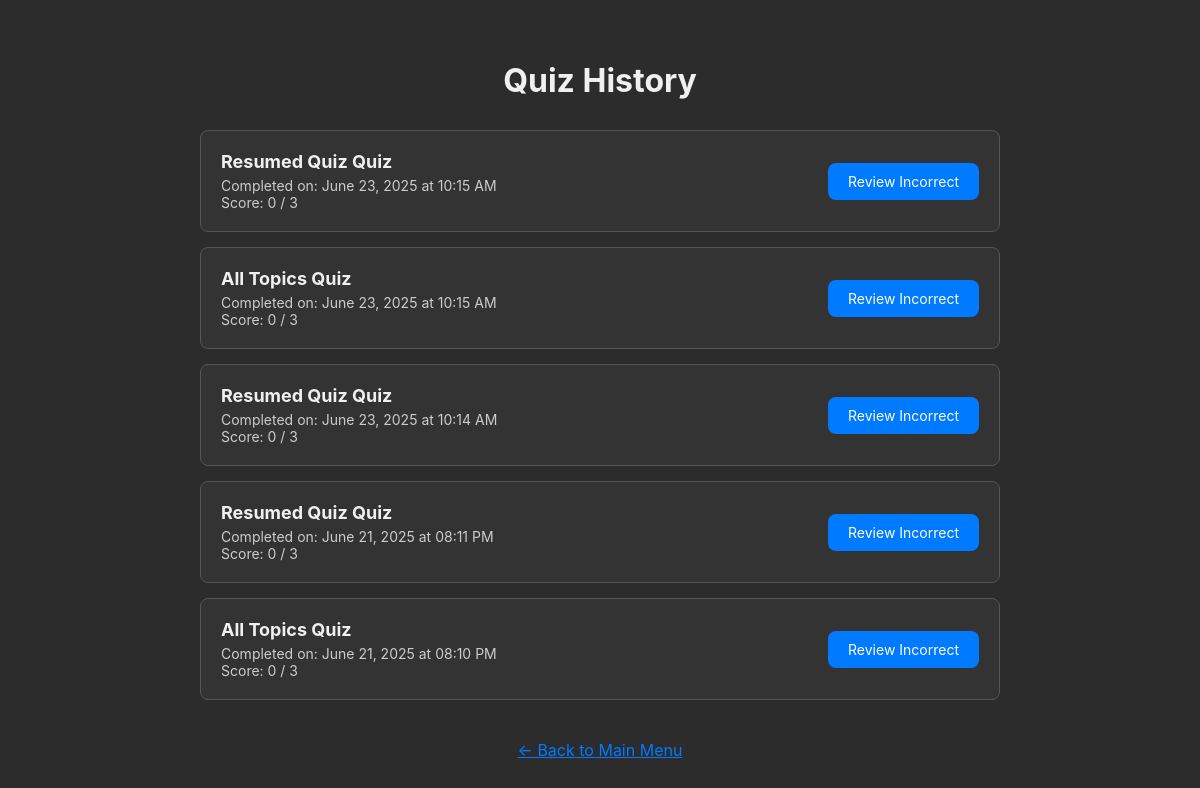
The app's page /history (signed in) with its own data.
### app.py (models this page shows)
class QuizHistory(db.Model):
    id = db.Column(db.Integer, primary_key=True)
    user_id = db.Column(db.Integer, db.ForeignKey('user.id'), nullable=False)
    score = db.Column(db.Integer, nullable=False)
    total_questions = db.Column(db.Integer, nullable=False)
    date_taken = db.Column(db.DateTime, server_default=db.func.now())
    topic = db.Column(db.String(100))
    attempts = db.relationship('AnswerAttempt', backref='quiz', lazy='dynamic')

### app.py (the view)
@app.route('/history')
def history():
    if 'username' not in session: return redirect(url_for('login'))
    user = User.query.filter_by(username=session['username']).first()
    if not user: return redirect(url_for('logout'))
    user_quizzes = QuizHistory.query.filter_by(user_id=user.id).order_by(QuizHistory.date_taken.desc()).all()
    return render_template('history.html', quizzes=user_quizzes)

### templates/history.html (shortened to what this page needs)
<!DOCTYPE html>
<html lang="en">
<head>
</head>
<body>
    <div class="container">
        <h1>Quiz History</h1>
        {% if quizzes %}
            {% for quiz in quizzes %}
                <div class="history-item">
                    <div class="history-item-info">
                        <h2>{{ quiz.topic }} Quiz</h2>
                        <p>Completed on: {{ quiz.date_taken.strftime('%B %d, %Y at %I:%M %p') }}</p>
                        <p>Score: {{ quiz.score }} / {{ quiz.total_questions }}</p>
                    </div>
                    <a href="{{ url_for('review_page', quiz_id=quiz.id) }}" class="review-button">Review Incorrect</a>
                </div>
            {% endfor %}
        {% else %}
            <p class="no-history">You have not completed any quizzes yet.</p>
        {% endif %}
        <a href="{{ url_for('index') }}" class="back-link">← Back to Main Menu</a>
    </div>
</body>
</html>

### templates/history.html (style rules this page uses)
body { font-family: -apple-system, BlinkMacSystemFont, "Segoe UI", Roboto, "Helvetica Neue", Arial, sans-serif; background-color: #2c2c2c; color: #f0f0f0; margin: 0; padding: 40px; }
.container { max-width: 800px; margin: 0 auto; }
h1 { text-align: center; margin-bottom: 30px; }
.history-item { background-color: #333; border: 1px solid #555; border-radius: 8px; padding: 20px; margin-bottom: 15px; display: flex; justify-content: space-between; align-items: center; }
.history-item-info { flex-grow: 1; }
.history-item-info h2 { margin: 0 0 5px 0; font-size: 18px; }
.history-item-info p { margin: 0; color: #ccc; font-size: 14px; }
.review-button { background-color: #007aff; color: white; padding: 10px 20px; text-decoration: none; border-radius: 8px; font-size: 14px; }
.back-link { display: block; text-align: center; margin-top: 40px; color: #007aff; }

### records on screen
QuizHistory: topic "Resumed Quiz", date_taken "June 23, 2025 at 10:15 AM", score "0", total_questions "3"
QuizHistory: topic "All Topics", date_taken "June 23, 2025 at 10:15 AM", score "0", total_questions "3"
QuizHistory: topic "Resumed Quiz", date_taken "June 23, 2025 at 10:14 AM", score "0", total_questions "3"
QuizHistory: topic "Resumed Quiz", date_taken "June 21, 2025 at 08:11 PM", score "0", total_questions "3"
QuizHistory: topic "All Topics", date_taken "June 21, 2025 at 08:10 PM", score "0", total_questions "3"
